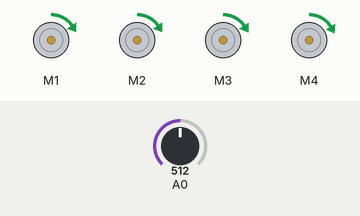
A sketch run on a simulated Arduino Uno, built with avr-gcc and run on an emulated ATmega328P. Parts: 4 × DC motor (green arrow = forward, orange = backward, longer = faster). The test bench sets the inputs (shaded band); at power-on: A0 = 512.

Above: at 1.2 s.
1.3 s: A0 set to 716
At 2.5 s:
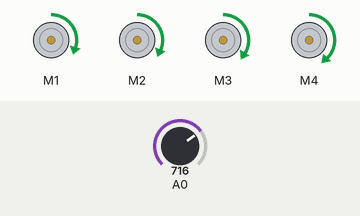
2.8 s: A0 set to 900
At 4.0 s:
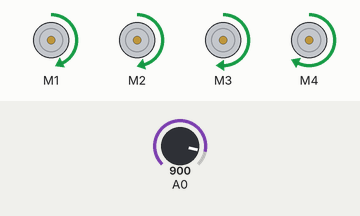
4.3 s: A0 set to 1023
At 4.9 s:
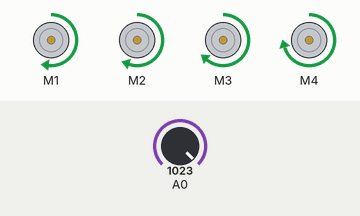
5.8 s: A0 set to 306
At 6.2 s:
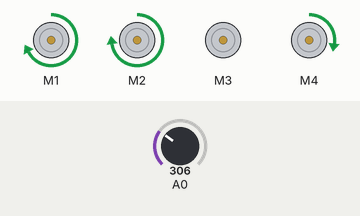
7.3 s: A0 set to 122
At 8.7 s:
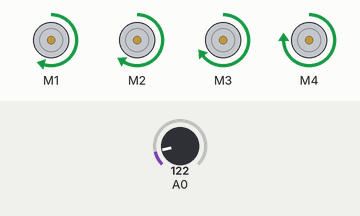
Timing chart, 0 to 9.8 s (numbered marks = the images above; inputs shaded):
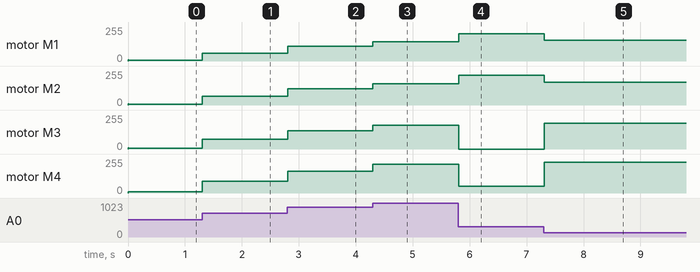

The sketch:

diode_to_motor.ino
```cpp
#include <Wire.h>
#include <Adafruit_MotorShield.h>
#include "/Users/tkim/Documents/Arduino/libraries/Adafruit_Motor_Shield_V2_Library-master/utility/Adafruit_PWMServoDriver.h"

// set up motor
Adafruit_MotorShield AFMS = Adafruit_MotorShield();
Adafruit_DCMotor *myMotor1 = AFMS.getMotor(1);
Adafruit_DCMotor *myMotor2 = AFMS.getMotor(2);
Adafruit_DCMotor *myMotor3 = AFMS.getMotor(3);
Adafruit_DCMotor *myMotor4 = AFMS.getMotor(4);

byte motorSpeed1;
byte motorSpeed2;
byte motorSpeed3;
byte motorSpeed4;

void setup() {
  Serial.begin(9600);

  // Initialize Motor
  AFMS.begin();
  myMotor1->setSpeed(10);
  myMotor2->setSpeed(10);
  myMotor3->setSpeed(10);
  myMotor4->setSpeed(10);
  myMotor1->run(FORWARD);
  myMotor2->run(FORWARD);
  myMotor3->run(FORWARD);
  myMotor4->run(FORWARD);
}

void loop() {
  delay(10);
  motorSpeed1 = map(analogRead(0), 530, 860, 10, 100);
  motorSpeed2 = 1.1 * motorSpeed1;
  motorSpeed3 = 1.25 * motorSpeed1;
  motorSpeed4 = 1.5 * motorSpeed1;
//  Serial.print(analogRead(0));
//  Serial.print(",");
//  Serial.println(motorSpeed);
  myMotor1->setSpeed(motorSpeed1);
  myMotor2->setSpeed(motorSpeed2);
  myMotor3->setSpeed(motorSpeed3);
  myMotor4->setSpeed(motorSpeed4);
}
```

Measured:
- after the input at 1.3 s, motor M1: forward 6/255 → forward 60/255 at once; motor M2: forward 6/255 → forward 66/255 at once; motor M3: forward 7/255 → forward 75/255 at once; motor M4: forward 9/255 → forward 90/255 at once
- after the input at 2.8 s, motor M1: forward 60/255 → forward 110/255 at once; motor M2: forward 66/255 → forward 121/255 at once; motor M3: forward 75/255 → forward 137/255 at once; motor M4: forward 90/255 → forward 165/255 at once
- after the input at 4.3 s, motor M1: forward 110/255 → forward 144/255 at once; motor M2: forward 121/255 → forward 158/255 at once; motor M3: forward 137/255 → forward 180/255 at once; motor M4: forward 165/255 → forward 216/255 at once
- after the input at 5.8 s, motor M1: forward 144/255 → forward 205/255 at once; motor M2: forward 158/255 → forward 225/255 at once; motor M3: forward 180/255 → stopped at once; motor M4: forward 216/255 → forward 51/255 at once
- after the input at 7.3 s, motor M1: forward 205/255 → forward 155/255 at once; motor M2: forward 225/255 → forward 170/255 at once; motor M3: stopped → forward 193/255 at once; motor M4: forward 51/255 → forward 232/255 at once
